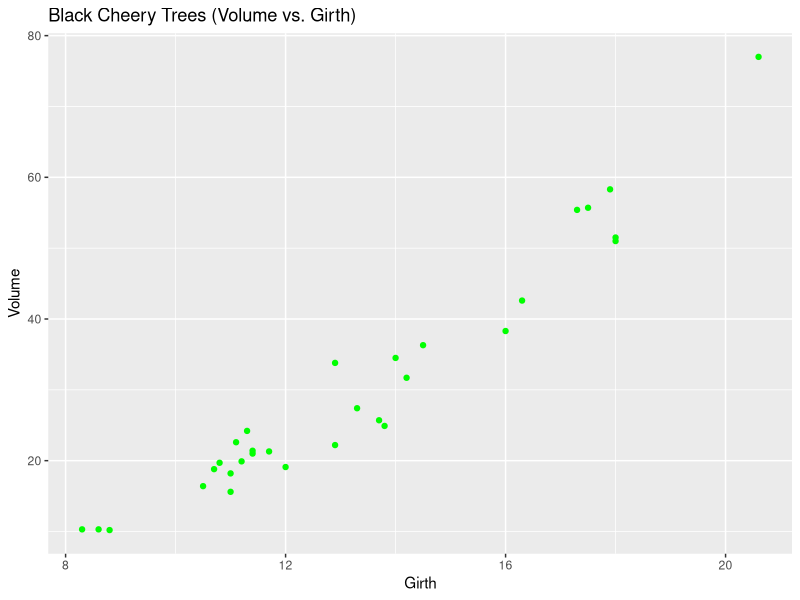
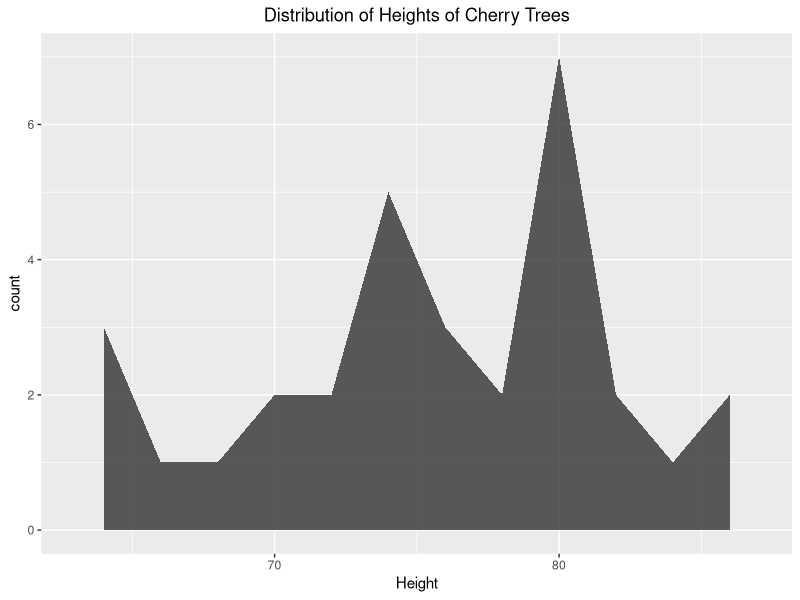
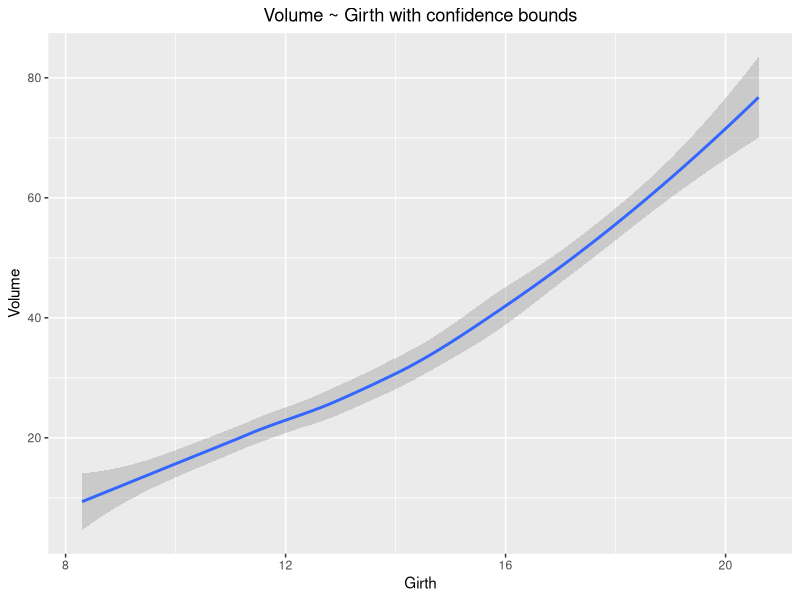

These charts were generated, in order, by the following R code:
## ---- chunk 1
knitr::opts_chunk$set(echo = TRUE)
## ---- chunk 2
suppressPackageStartupMessages(library(tidyverse))
library(tidyverse)

trees %>% 
  ggplot(aes(Girth, Volume)) + 
  geom_point(colour="green") + 
  ggtitle("Black Cheery Trees (Volume vs. Girth)")
## ---- chunk 3
trees %>% 
  ggplot(aes(Height)) + 
  geom_area(stat="bin", alpha=0.8, binwidth=2) +
  ggtitle("Distribution of Heights of Cherry Trees") +
  theme(plot.title = element_text(hjust = 0.5))
## ---- chunk 4
trees %>% 
  ggplot(aes(Girth, Volume)) + 
  geom_smooth() + 
  ggtitle("Volume ~ Girth with confidence bounds") +
  theme(plot.title = element_text(hjust = 0.5))
